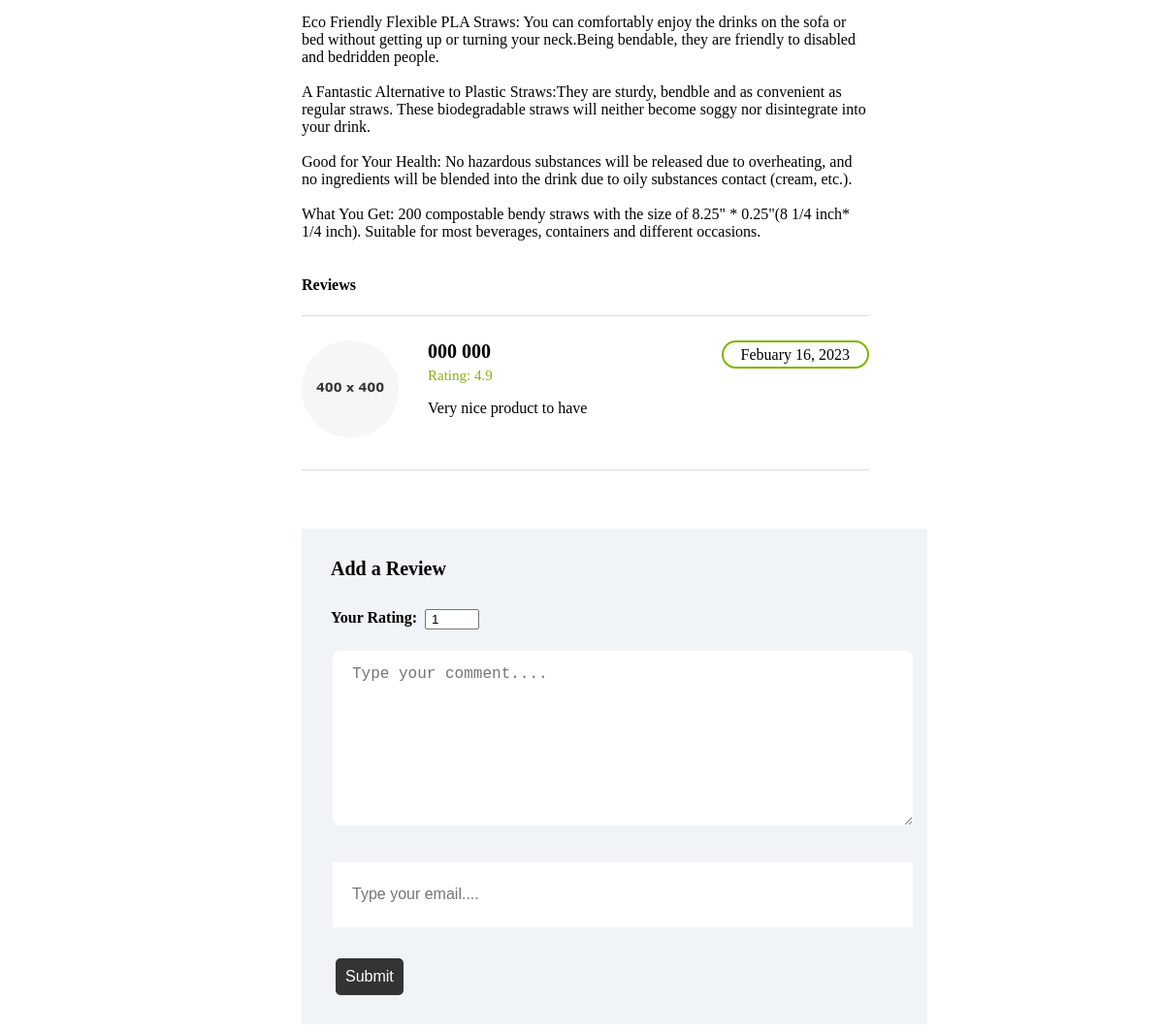
The app's page /singleProduct.php?product_id=1 (lower part), older data.
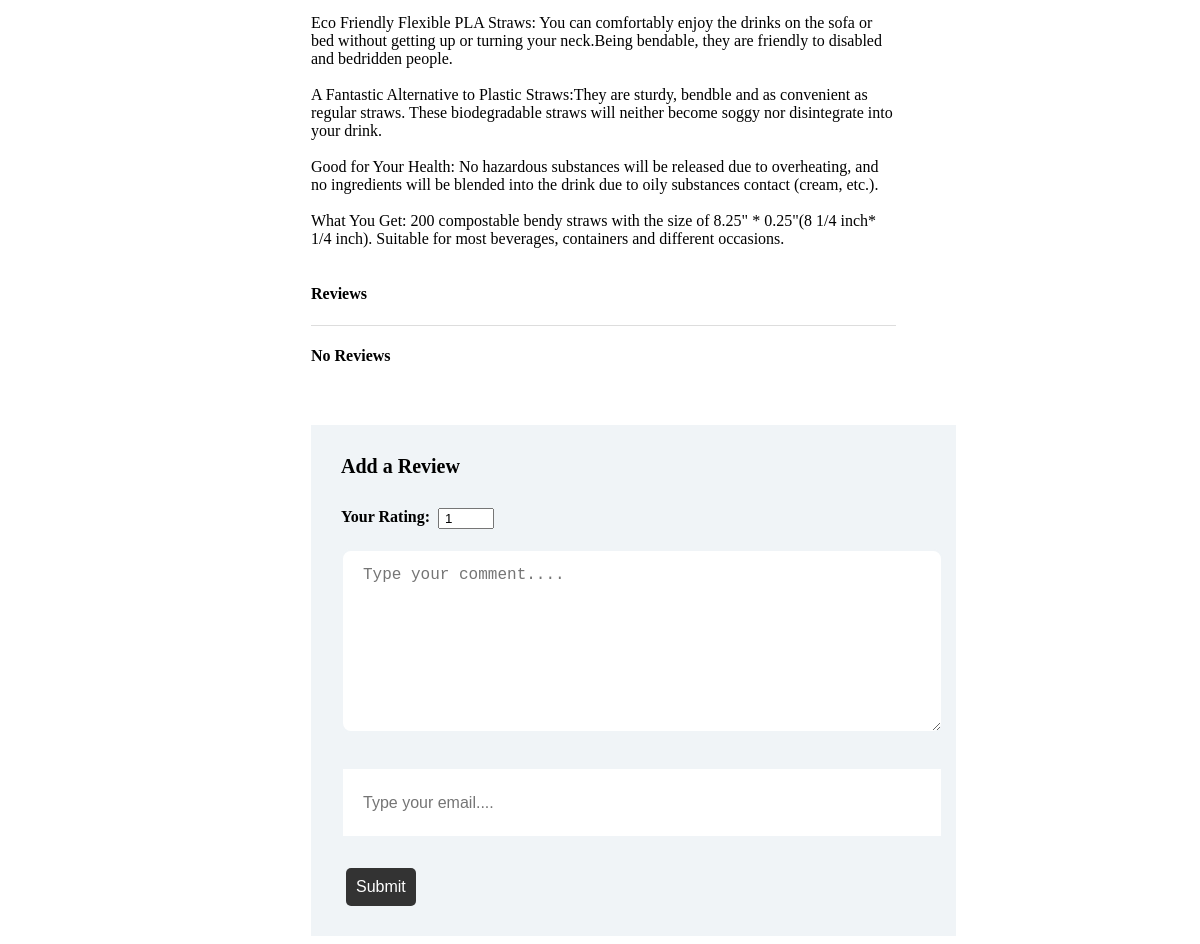
The same page, newer data.
### tables this page shows
CREATE TABLE `products` (
  `product_id` int(10) NOT NULL,
  `cat_title` text NOT NULL,
  `product_title` text NOT NULL,
  `product_img` text NOT NULL,
  `product_price` int(10) NOT NULL,
  `product_desc` text NOT NULL,
  `product_rating` decimal(10,1) NOT NULL
);

CREATE TABLE `reviews` (
  `review_id` int(11) NOT NULL,
  `product_id` int(11) NOT NULL,
  `review_rating` decimal(10,1) NOT NULL,
  `email` varchar(128) NOT NULL,
  `review_comment` text NOT NULL,
  `review_date` varchar(20) NOT NULL
);

CREATE TABLE `users` (
  `email` varchar(128) NOT NULL,
  `firstName` varchar(64) NOT NULL,
  `lastName` varchar(64) NOT NULL,
  `password` varchar(64) NOT NULL
);

### src/module/database/database.php (called while the page is built, shortened)
<?php
$conn = new mysqli("localhost", "root", "1234", "harmony");
function executeQuery($sql, $types, $params)
{
    global $conn;
    $stmt = $conn->prepare($sql);
    $stmt->bind_param($types, ...$params);
    $stmt->execute();
    $result = $stmt->get_result();
    return $result;
}

### src/module/prod/product.php (the view, shortened to what this page needs)
<?php
require_once "./module/database/database.php";
function getProdDesc($product_id)
{
    $sql = "SELECT * FROM products WHERE product_id = ?";
    $result = executeQuery($sql, "i", [$product_id]);
    $product = $result->fetch_assoc();
    echo "<div class='col-left'>
                <h4> Description</h4>
                <div class='section-divider'></div>
                <h2>{$product['product_title']}</h2>
                <p>{$product['product_desc']}</p>
            </div>";
}

### src/singleProduct.php (shortened to what this page needs)
<?php
require_once "./module/prod/product.php";
require_once "./module/prod/reviews.php";
$product_id = $_GET['product_id'];
?>
<!DOCTYPE html>
<html>
<head>
    <link rel="stylesheet" href="css/style.css" />
</head>
<body>
    <div class="container">
        <?php
        getProdDesc($product_id);
        ?>
    </div>
    <div class="container">
        <div class="col-left">
            <h4>Reviews</h4>
            <div class="section-divider"></div>
            <?php
            getReviews($product_id);
            echo "<form method='post' class='review-form' action='./module/prod/reviews.php?product_id=" . $product_id . "'>";
            ?>
            <h4>Add a Review</h4>
            <div class="review-container">
                <label for="rating">Your Rating: </label>
                <input type="number" id="rating" name="rating" min="0.5" max="5" step="0.5" value="1" onkeydown="return false" />
            </div>
            <textarea required="required" name="comment" placeholder="Type your comment...."></textarea>
            <input required="required" type="email" name="email" placeholder="Type your email...." />
            <input type="submit" name="submit" value="Submit" />
            </form>
        </div>
    </div>
</body>
</html>

### src/module/prod/reviews.php (shortened to what this page needs)
<?php
function getReviews($product_id){
    require_once "./module/database/database.php";
    $sql = "SELECT r.*, u.firstName, u.lastName FROM reviews r JOIN users u ON r.email = u.email WHERE r.product_id = ? ORDER BY r.review_id DESC";
    $result = executeQuery($sql, "i", [$product_id]);
    $reviews = $result->fetch_all(MYSQLI_ASSOC);
    if ($reviews){
        echo "<ul class='reviews'>";
        foreach ($reviews as $review) {
            echo "<li>";
            echo "<div class='review-container'>";
            echo "<img src='../assets/img/user.jpg' alt='user' class='commenter-image' />";
            echo "<div class='comment'>";
            echo "<h6>" . $review['firstName'] . " " . $review['lastName'] . "</h6>";
            echo "<span class='rating-container'>";
            echo "<i> Rating: " . $review['review_rating'] . "</i>";
            echo "</span>";
            echo "<p>" . $review['review_comment'] . "</p>";
            echo "<span class='comment-date'>" . $review['review_date'] . "</span>";
            echo "</div>";
            echo "</div>";
            echo "</li>";
            echo "<br>";
            echo "<div class='section-divider'></div>";
        }
        echo "</ul>";
    }
    else
        echo "<h4> No Reviews </h4>";
}
?>

### src/css/style.css (style rules this page uses)
.container { display: flex; flex-wrap: wrap; justify-content: center; height: auto; }
.col-left { width: 50%; text-align: left; box-sizing: border-box; padding-left: 7px; }
.section-divider { border-top: 1px solid #ddd; margin-top: 15px; margin-bottom: 15px; }
.review-container { display: flex; position: relative; }
.review-form { background-color: #f0f4f7; padding: 30px; margin-top: 60px; width: 100%; }
.review-form h4 { margin-top: 0px; margin-bottom: 30px; font-size: 20px; }
.review-form .review-container { display: flex; margin-bottom: 20px; }
.review-form .review-container label { margin-right: 8px; font-size: 16px; font-weight: bold; }
.review-form .review-container input { padding-left: 5px; width: 45px; }
textarea { resize: vertical; padding: 15px 20px; min-height: 150px; }
.review-form input[type="text"], .review-form input[type="email"], textarea { background-color: #fff; border: 2px solid; border-color: #f0f4f7; height: 65px; box-shadow: none; padding-left: 20px; font-size: 16px; color: #071c1f; width: 92%; margin-bottom: 30px; border-radius: 0; padding-right: 40px; }
.review-form input[type="submit"] { padding: 10px; margin-left: 5px; background-color: #333; color: #fff; border: 0; border-radius: 5px; font-size: 16px; cursor: pointer; transition: all 0.3s ease-in-out; }
.contact-form input[type="email"], textarea { background-color: #fff; border: 2px solid; border-color: #f0f4f7; height: 50px; box-shadow: none; padding-left: 20px; font-size: 16px; color: #071c1f; width: 92%; margin-bottom: 30px; border-radius: 10px; padding-right: 40px; }
.rating-container { color: #80B500; display: flex; align-items: center; }
.reviews { margin: 0; padding: 0; }
.reviews li { list-style: none; padding-top: 10px; }
.commenter-image { float: left; margin-right: 30px; max-width: 100px; border-radius: 100%; }
.comment { overflow: hidden; }
.comment .rating-container i { font-style: normal; font-size: 15px; }
.comment h6 { margin-top: 0px; margin-bottom: 5px; font-size: 20px; }
.comment-date { position: absolute; padding: 0 18px 0; border: 2px solid #80B500; border-radius: 25px; line-height: 25px; top: 0; right: 0; }

Row changes from the older to the newer data that the page shows:
removed reviews: users.firstName "000", users.lastName "000", review_rating "4.9", review_comment "Very nice product to have", review_date "Febuary 16, 2023"
Text that changed along with them:
text now shown: "No Reviews"
